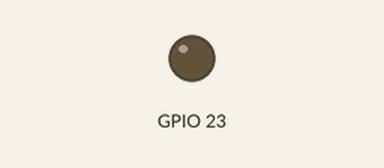
This program was run on a simulated Raspberry Pi (BCM pin numbers). Shown: output pins drawn as LEDs (lit = HIGH). What the program prints to the terminal is not drawn.

Above: at 1.0 s.
At 3.0 s:
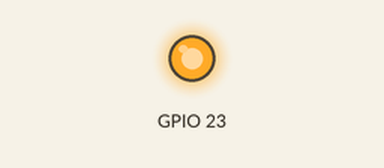
Timing chart, 0 to 5.2 s (numbered marks = the images above):
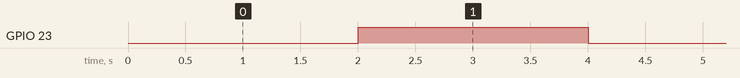

Measured:
- by itself, GPIO 23: alternates HIGH for 2.0 s and LOW for 2.0 s

The program:

LED_Example.py
```python
# -*- coding: utf-8 -*-
#!/usr/local/bin/python

import RPi.GPIO as GPIO
import time

GPIO.setmode(GPIO.BCM)

print "Set up Motor pins as output"

GPIO.setup(23, GPIO.OUT)

try:
    while True:
        GPIO.output(23, False)
        time.sleep(2)
        GPIO.output(23,True)
        time.sleep(2)

except KeyboardInterrupt:
    GPIO.cleanup()
```
